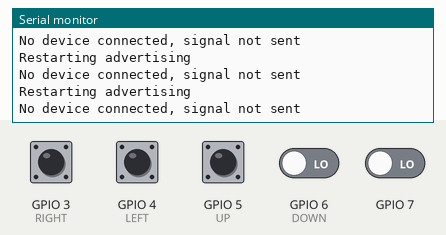
Bench run of a sketch on a simulated ESP32-C3. Shown: the last lines printed to the serial monitor. The test bench sets the inputs (shaded band); at power-on: GPIO 3 (RIGHT), GPIO 4 (LEFT), GPIO 5 (UP), GPIO 6 (DOWN), GPIO 7 LOW. Nothing arrives over Bluetooth unless stated; a phone connects over Bluetooth LE 3 s after start.

Above: at 2.2 s.
2.3 s: GPIO 7 driven HIGH
At 4.16 s:
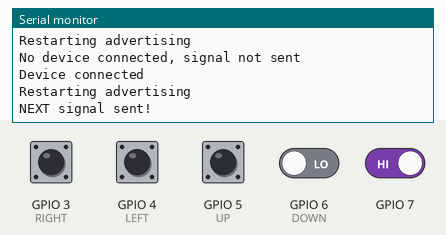
5.3 s: GPIO 3 (RIGHT) pulled HIGH for 0.15 s
At 5.57 s:
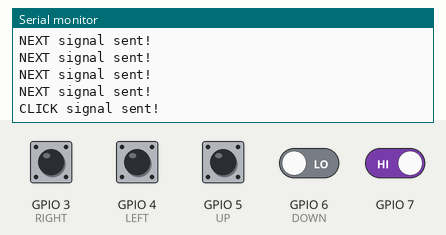
6.9 s: GPIO 4 (LEFT) pulled HIGH for 0.15 s
At 7.18 s:
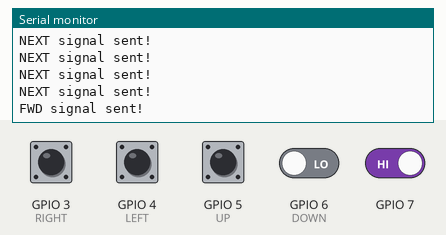
8.5 s: GPIO 5 (UP) pulled HIGH for 0.15 s
At 8.79 s:
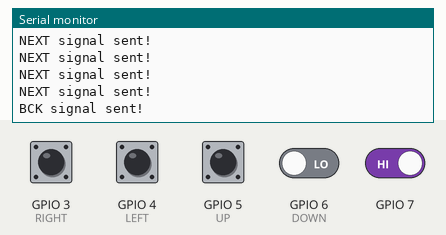
10.1 s: GPIO 4 (LEFT) driven HIGH and GPIO 6 (DOWN) driven HIGH
At 10.4 s:
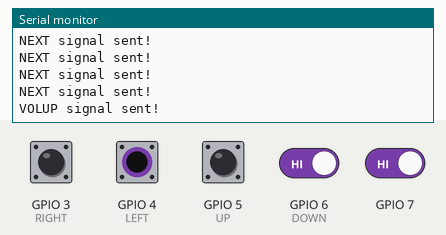
12.1 s: GPIO 4 (LEFT) driven LOW and GPIO 5 (UP) driven HIGH
At 12.41 s:
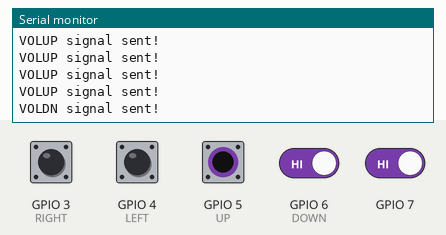

Measured:
- after the input at 2.3 s, the serial monitor: prints a new line after 1.7 s (image 1)
- after the input at 5.3 s, the serial monitor: prints a new line after 0.12 s (image 2)
- after the input at 6.9 s, the serial monitor: prints a new line after 0.13 s (image 3)
- after the input at 8.5 s, the serial monitor: prints a new line after 0.13 s (image 4)
- after the input at 10.1 s, the serial monitor: prints a new line after 0.14 s (image 5)
- after the input at 12.1 s, the serial monitor: prints a new line after 0.15 s (image 6)

The sketch:

01_Radio_Test.ino
```cpp
////////// INIT ////////////////////////////////////////////////////////////////////////////////////
///// Includes ////////////////////////////////////////////////////////////
#include <BLEDevice.h>
#include <BLEServer.h>
#include <BLEUtils.h>
#include <BLE2902.h>

///// Button Setup ////////////////////////////////////////////////////////
const int     CENTER/*------*/ = D1;
const int     RIGHT /*------*/ = D2;
const int     LEFT /*-------*/ = D3;
const int     UP /*---------*/ = D4;
const int     DOWN /*-------*/ = D5;
unsigned long lastDebounceTime =   0;
unsigned long debounceDelay    = 200;

///// BLE Setup ///////////////////////////////////////////////////////////
BLEServer* /*---*/ pServer /*------*/ = NULL;
BLECharacteristic* pCharacteristic    = NULL;
bool /*---------*/ deviceConnected    = false;
bool /*---------*/ oldDeviceConnected = false;

// Define UUIDs for service and characteristic
#define SERVICE_UUID        "4fafc201-1fb5-459e-8fcc-c5c9c331914b"
#define CHARACTERISTIC_UUID "beb5483e-36e1-4688-b7f5-ea07361b26a8"


////////// BLE SERVICE /////////////////////////////////////////////////////////////////////////////


class MyServerCallbacks: public BLEServerCallbacks {
  // Class to handle server callbacks (connections/disconnections)
  void onConnect( BLEServer* pServer ){
    deviceConnected = true;
    Serial.println( "Device connected" );
  };

  void onDisconnect( BLEServer* pServer ){
    deviceConnected = false;
    Serial.println( "Device disconnected" );
  }
};


////////// SETUP ///////////////////////////////////////////////////////////////////////////////////

void setup() {
  ///// Set the digital pins connected to the button inputs ///////////////
  pinMode( CENTER, INPUT_PULLDOWN );
  pinMode( RIGHT , INPUT_PULLDOWN );
  pinMode( LEFT  , INPUT_PULLDOWN );
  pinMode( UP    , INPUT_PULLDOWN );
  pinMode( DOWN  , INPUT_PULLDOWN );

  ///// Setup serial printing /////////////////////////////////////////////
  Serial.begin();
  delay( 1000 );      // 1 second delay should be sufficient
  Serial.println( "Setup complete" );
  Serial.println( "Bluetooth Mouse Button - ESP32-C3" );

  ///// Setup BLE /////////////////////////////////////////////////////////
  BLEDevice::init( "ESP32-C3 Mouse Control" ); // Initialize BLE device
  // Create BLE server
  pServer = BLEDevice::createServer();
  pServer->setCallbacks( new MyServerCallbacks() );
  // Create BLE service
  BLEService *pService = pServer->createService( SERVICE_UUID );

  // Create BLE characteristic
  pCharacteristic = pService->createCharacteristic(
    CHARACTERISTIC_UUID,
    BLECharacteristic::PROPERTY_READ   |
    BLECharacteristic::PROPERTY_WRITE  |
    BLECharacteristic::PROPERTY_NOTIFY
  );

  // Add a descriptor to the characteristic
  pCharacteristic->addDescriptor( new BLE2902() );

  // Start the service
  pService->start();

  // Start advertising
  BLEAdvertising *pAdvertising = BLEDevice::getAdvertising();
  pAdvertising->addServiceUUID( SERVICE_UUID );
  pAdvertising->setScanResponse( true );
  pAdvertising->setMinPreferred( 0x06 );  // Functions that help with iPhone connections
  pAdvertising->setMinPreferred( 0x12 );
  BLEDevice::startAdvertising();

  Serial.println( "BLE device ready. Waiting for connections..." );
}

////////// MAIN ////////////////////////////////////////////////////////////////////////////////////

void send( const char* msg ){
  pCharacteristic->setValue( msg );
  pCharacteristic->notify();
  Serial.printf( "%s signal sent!\n", msg );
}

void loop() {
  // put your main code here, to run repeatedly:
  int cn, rt, lf, shift, dn, cnLst = 0, rtLst = 0, lfLst = 0, shiftLst = 0, dnLst = 0;
  const char* clickSignal   = "CLICK";
  const char* forwardSignal = "FWD";
  const char* backSignal    = "BCK";
  const char* nextSignal    = "NEXT";
  const char* volUpSignal   = "VOLUP";
  const char* volDnSignal   = "VOLDN";

  cn    = digitalRead( CENTER );
  rt    = digitalRead( RIGHT  );
  lf    = digitalRead( LEFT   );
  shift = digitalRead( UP     );
  dn    = digitalRead( DOWN   );


  // If the button state has been stable for the debounce period
  if( (millis() - lastDebounceTime) > debounceDelay){
    // If a device is connected, send the "CLICK" signal
    if( deviceConnected ){

      if( cn ){
        send( clickSignal );
      }else if( rt ){
        if( shift ){  send( volUpSignal );  }else{  send( forwardSignal );  }
      }else if( lf ){
        if( shift ){  send( volDnSignal );  }else{  send( backSignal );  }
      }else if( dn ){
        send( nextSignal );
      }

    }else{
      Serial.println( "No device connected, signal not sent" );
    }
    if( (cn != cnLst) || (rt != rtLst) || (lf != lfLst) || (shift != shiftLst) || (dn != dnLst) ){  lastDebounceTime = millis();  }
    cnLst    = cn;
    rtLst    = rt;
    lfLst    = lf;
    shiftLst = shift;
    dnLst    = dn;
  }

  // Handle connection changes
  if( !deviceConnected ){
    delay( 500 ); // Give time for the BLE stack to get things ready
    pServer->startAdvertising(); // Restart advertising
    Serial.println( "Restarting advertising" );
    oldDeviceConnected = deviceConnected;
  }

  // If just connected
  if( deviceConnected && (!oldDeviceConnected) ){  oldDeviceConnected = deviceConnected;  }

  // Serial.printf( "CENTER %d, RIGHT %d, LEFT %d, UP %d, DOWN %d, \n", cn, rt, lf, up, dn );
}
```
